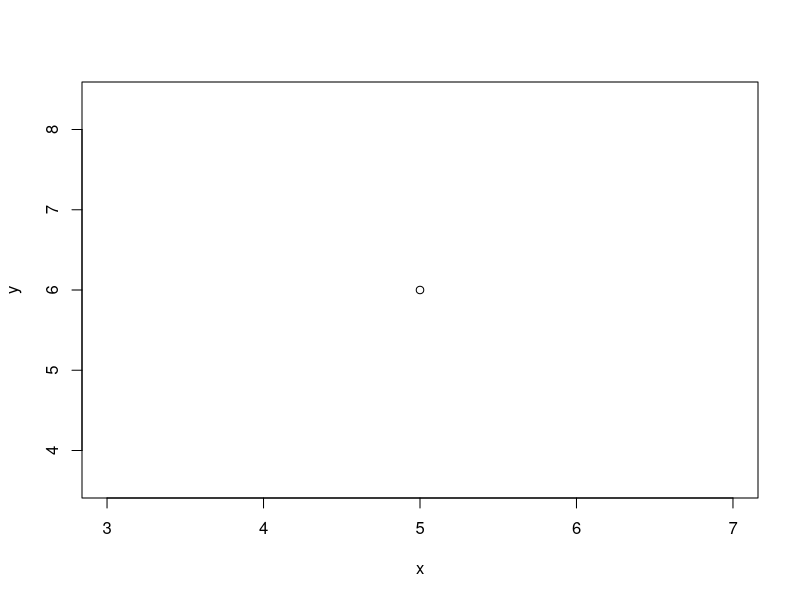

The R source for this figure:

#vector
a=c(2,4,3,8,7);
b=c(2,4,3,8,7,7,7);

#funciones
se=seq(1,6);
re= rep(1,5);

#regresavalor indicado
w=which(a==4);

#regresa valor minimo
wmin=which.min(a);

#regresa valor maxico
wmax=which.max(a);

#crea grafico basado en plano cartesiano con los valores dentro de los parametros
x=5;
y=6;
plot(x,y)

#ordena de menor a mayor
so=sort(a);

#muestra vector sin valores repetidos
u=unique(b);

#suma valores de vector
suma=sum(a);

#matrices
#creando vectores
mat1<-c(1,2,3)
mat2<-c(4,5,6)
mat3<-c(8,9,10)
#agregandoselo a variable creando matriz
mat<-c(mat1,mat2,mat3)
mat

#utilizando cbind para agregar vectores
matr<-cbind(mat1,mat2,mat3)
matr

#creando matriz usando funcion matriz dando valores y especificaciones
matrx<-matrix(mat,ncol = 3,byrow = F)
matrx


